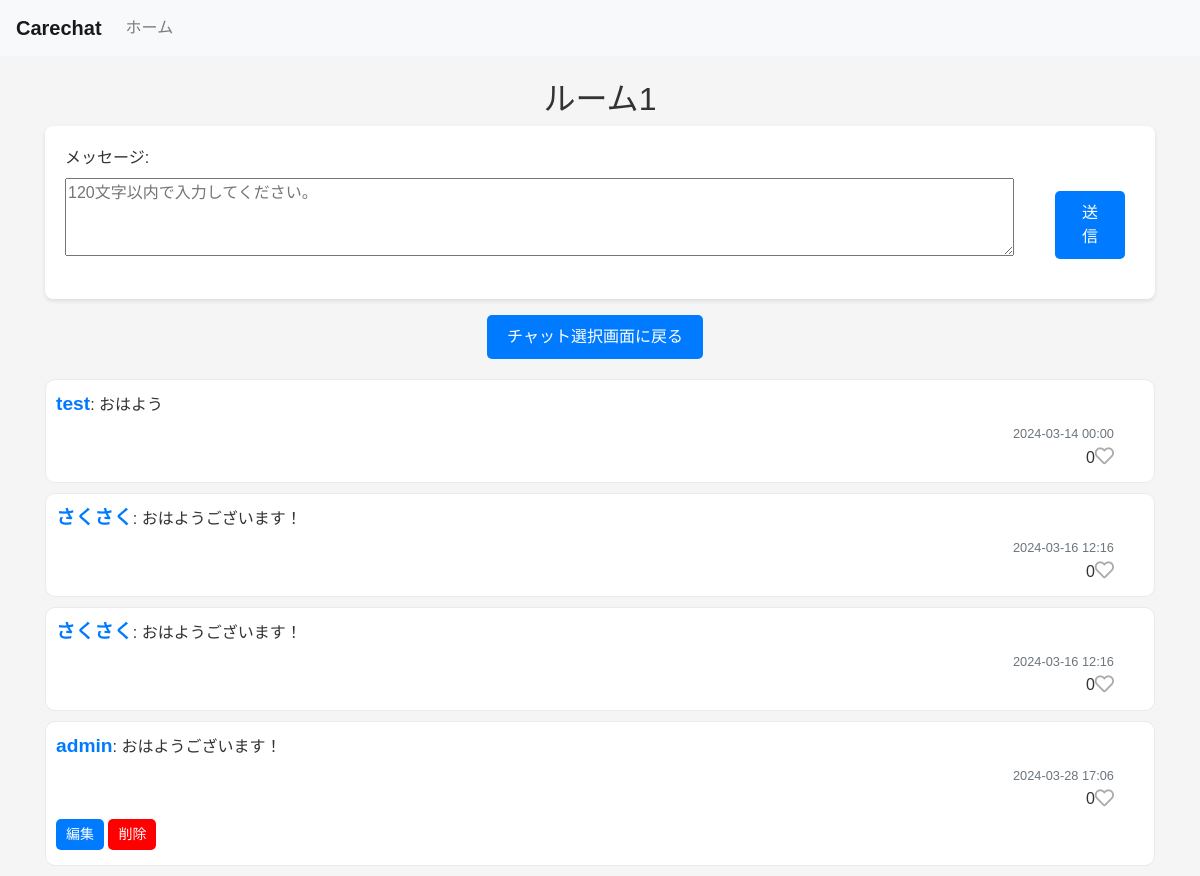
The app's page /chat_post/1/ (signed in) with its own data.
### firstapp/models.py (models this page shows, shortened)
class User(AbstractBaseUser, PermissionsMixin):
    email = models.EmailField('メールアドレス', max_length=255, unique=True)
    username = models.CharField('ユーザー名', max_length=255)
    nickname = models.CharField('ニックネーム', max_length=255, null=True, blank=True)
    is_active = models.BooleanField('アクティブ', default=True)
    is_staff = models.BooleanField('スタッフ', default=True)
    created_at = models.DateTimeField('登録日時', auto_now_add=True)
    updated_at = models.DateTimeField('最終更新日時', auto_now=True)
    objects = UserManager()
    USERNAME_FIELD = 'email'
    REQUIRED_FIELDS = ['username']

class Chat(models.Model):
    user_id = models.IntegerField('ユーザーID')
    chat_room_id = models.IntegerField('チャットルームID')  # chat_roomはChatRoomモデルを参照するように変更
    submission = models.TextField('メッセージ')  # 投稿メッセージを保存するためのフィールドを追加
    created_at = models.DateTimeField('投稿日時', auto_now_add=True)
    updated_at = models.DateTimeField('最終更新日時', auto_now=True)

### firstapp/views.py (the view)
# urls.py: path('chat_post/<str:chat_room>/', views.chat_post, name='chat_post'),
@login_required
def chat_post(request, chat_room):
    if request.method == 'POST':
        form = ChatPostForm(request.POST)
        if form.is_valid():
            chat_post = form.save(commit=False)
            chat_post.user_id = request.user.id  # ユーザーIDをChatインスタンスのuser_idフィールドに設定
            chat_post.chat_room_id = chat_room  # チャットルームIDも適切に設定
            chat_post.save()
            return redirect(reverse('firstapp:chat_post', kwargs={'chat_room': chat_room}))
    else:
        form = ChatPostForm(initial={'chat_room': chat_room})
    chats = Chat.objects.filter(chat_room_id=chat_room).order_by('created_at')
    chats_with_user_info = []
    for chat in chats:
        user = User.objects.get(id=chat.user_id)
        likes_count = Like.objects.filter(chat_id=chat.id).count()
        user_liked = Like.objects.filter(chat_id=chat.id, user_id=request.user.id).exists()
        chat_info = {
            'id': chat.id,
            'submission': chat.submission,
            'created_at': chat.created_at,
            'nickname': user.nickname,  # ニックネームを辞書に追加
            'user_id': chat.user_id,
            'likes_count': likes_count,  # いいねの数を辞書に追加
            'user_liked': user_liked,  # いいねしている状態を辞書に追加
        }
        chats_with_user_info.append(chat_info)
    return render(request, 'firstapp/chat_post.html', {
        'form': form,
        'chats': chats_with_user_info,  # 変更: chats_with_user_infoをテンプレートに渡す
        'room_name': chat_room  # チャットルーム名をテンプレートに渡す
    })

### firstapp/forms.py
class ChatPostForm(forms.ModelForm):
    chat_room = forms.CharField(widget=forms.HiddenInput())
    class Meta:
        model = Chat
        fields = ['submission']
        widgets = {
            'submission': forms.Textarea(attrs={'placeholder': '120文字以内で入力してください。', 'maxlength': '120', 'rows': 3, 'cols': 100}),
        }

### firstapp/templates/firstapp/chat_post.html (shortened to what this page needs)
{% extends 'firstapp/base.html' %}
{% block content %}
<h2>ルーム{{ room_name }}</h2>
<form method="post" style="display: flex; justify-content: space-between; align-items: flex-end;">
    <div style="flex-grow: 1; margin-right: 10px;">{{ form.as_p }}</div>
    <button type="submit" class="btn btn-primary">送信</button>
</form>
<div style="text-align: center;">
<a href="{% url 'firstapp:chatrooms' %}" class="btn btn-secondary mt-3">チャット選択画面に戻る</a>
</div>
{% for chat in chats %}
    <div class="chat-post">
        <strong class="nickname">{{ chat.nickname }}</strong>: {{ chat.submission }}
        <div class="chat-meta">
            <div class="like-container">
                <button class="like-btn {% if chat.user_liked %}is-liked{% endif %}" data-chat-id="{{ chat.id }}" title="Like">
                    {% if chat.user_liked %}
                        <i class="fas fa-heart"></i>
                    {% else %}
                        <i class="far fa-heart"></i>
                    {% endif %}
            </button>
            <span id="likes-count-{{ chat.id }}">{{ chat.likes_count }}</span>
            </div>
            <small class="text-muted">{{ chat.created_at|date:"Y-m-d H:i" }}</small>
        </div>
        {% if chat.user_id == request.user.id %}
            <button onclick="location.href='{% url 'firstapp:edit_chat_post' chat.id %}'" class="btn btn-primary edit-button">編集</button>
            <button onclick="location.href='{% url 'firstapp:delete_chat_post' chat.id %}'" class="btn btn-primary chat_delete-button">削除</button>
        {% endif %}
    </div>
{% endfor %}
{% endblock %}

### firstapp/static/css/styles.css (style rules this page uses)
h2 { text-align: center; }
body { font-family: 'Arial', sans-serif; background-color: #f5f5f5; color: #333; }
form { margin: auto; padding: 20px; background: #ffffff; border-radius: 8px; box-shadow: 0 2px 4px rgba(0, 0, 0, 0.1); }
a { text-decoration: none; }
.btn-primary, .btn-secondary { width: auto; font-size: 16px; padding: 10px 20px; margin: 20px auto; }
button, .btn-primary, .btn-secondary { background-color: #007bff; color: white; border: none; padding: 10px 20px; margin-top: 10px; margin-right: 10px; border-radius: 5px; cursor: pointer; width: auto; box-sizing: border-box; }
div.chat-post { border: 1px solid #eaeaea; margin-bottom: 10px; padding: 10px; border-radius: 10px; background-color: white; }
.edit-button, .chat_delete-button { font-size: 14px; padding: 5px 10px; margin: 5px 0; }
.chat_delete-button { background-color: red; color: white; border: none; }
strong.nickname { font-size: 1.2em; color: #007bff; }
small.text-muted { float: right; padding-top: 5px; }
button.like-btn { font-size: 1.2em; border: none; background-color: transparent; cursor: pointer; margin: 0; padding: 0; display: inline; outline: none; position: relative; z-index: 2; transition: color 0.3s; }
div.like-container { display: flex; align-items: center; justify-content: flex-end; }
div.chat-meta { display: flex; flex-direction: column-reverse; align-items: flex-end; justify-content: space-between; }
div.chat-post { position: relative; padding-right: 40px; }
.like-btn i { color: #aaa; transition: color 0.3s; }
div.like-container { display: flex; align-items: center; justify-content: flex-end; flex-direction: row-reverse; }

### records on screen
User: nickname "test"
Chat: submission "おはよう", created_at "2024-03-14 00:00"
User: nickname "さくさく" "さくさく"
Chat: submission "おはようございます！", created_at "2024-03-16 12:16"
Chat: submission "おはようございます！", created_at "2024-03-16 12:16"
User: nickname "admin"
Chat: submission "おはようございます！", created_at "2024-03-28 17:06"

### other values on screen
{{ room_name }} "1"
{{ chat.likes_count }} "0" "0" "0" "0"
